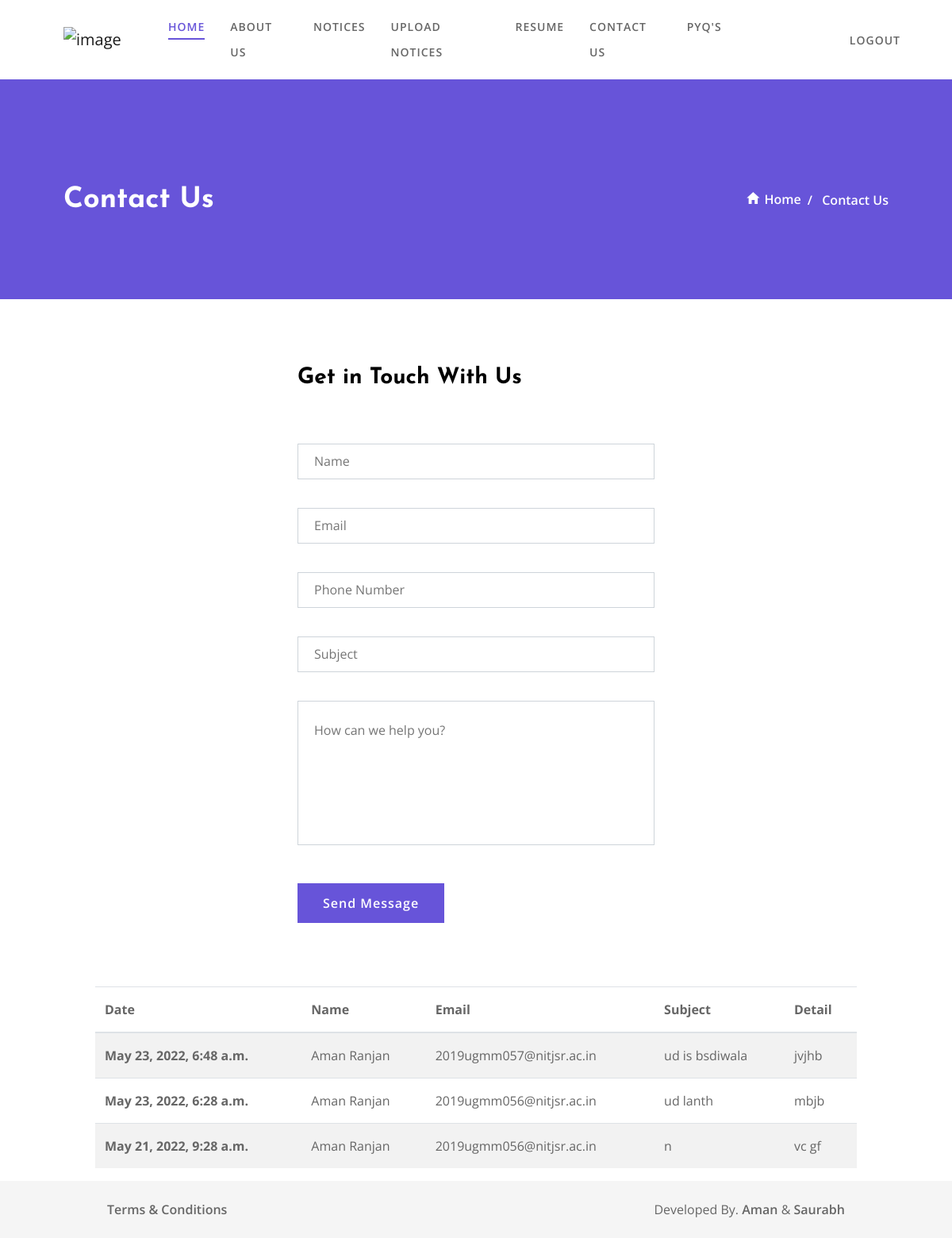
Page /contact (signed in) on the committed database.
### ud/models.py (models this page shows, shortened)
class CONTACT(models.Model):
    created = models.DateTimeField(auto_now_add=True)
    name = models.CharField(max_length=50, null=True)
    phone_regex = RegexValidator(
        regex=r'^\+?1?\d{9,15}$', message="Phone number must be entered in the format: '+999999999'. Up to 15 digits allowed.")
    phone_number = models.CharField(
        validators=[phone_regex], max_length=17, blank=True, null=True)
    email = models.EmailField(("email"), max_length=254, null=False)
    subject = models.CharField(max_length=300, null=True)
    detail = models.TextField(null=False)

### ud/views.py (the view)
# urls.py: path('contact', views.Contact, name='contact'),
def Contact(request):
    document = CONTACT.objects.all().order_by("-created")
    context = {'document': document}
    if request.method == "POST":
        name = request.POST.get('name')
        email = request.POST.get('email')
        phone_number = request.POST.get('phone_number')
        subject = request.POST.get('subject')
        detail = request.POST.get('detail')
        contact = CONTACT(name=name, phone_number=phone_number,
                          email=email, subject=subject, detail=detail)
        if contact.email[:8] == "2019ugmm" or contact.email[:8] == "2019UGMM" and contact.email[12:] == "nitjsr.ac.in" or contact.email[12:] == "NITJSR.AC.IN":
            contact.save()
            html_content = f'''
                <div style="font-family: Helvetica,Arial,sans-serif;min-width:1000px;overflow:auto;line-height:2">
                    <div style="margin:50px auto;width:80%;padding:20px 0">
                        <div style="border-bottom:1px solid #eee">
                        <a href="" style="font-size:1.4em;color: #46c894;text-decoration:none;font-weight:600">T&P CELL</a>
                        </div>
                        <p style="font-size:1.1em">Hi, i am {contact.name}  .</p>
                        <p>My email id is {contact.email} . </p>
                        <p>I have contacted you regarding {contact.subject} .</p>
                        <h3>Query</h3>
                        <p>{contact.detail}.</p>

                        <p style="font-size:0.9em;">Thank You</p>
                        <hr style="border:none;border-top:1.5px solid #eee" />
                    </div>
                </div>
                '''
            mail = EmailMessage(
                'T&P Cell',
                html_content,
                None,
                ['utkarshdeep635@gmail.com'],
            )
            mail.content_subtype = "html"
            mail.send()
        return render(request, 'ud/contact.html', context)
    else:
        return render(request, 'ud/contact.html', context)

### ud/templates/ud/contact.html (shortened to what this page needs)
{% extends 'ud/index.html' %} {% block content %}
<header id="header" class="header1">
  <div class="container-fluid">
    <div class="row align-items-center">
      <div class="col-lg-10">
        <nav class="navbar navbar-expand-lg navbar-light">
          <a class="navbar-brand" href="{% url 'home' %}">
            <img
              class="logo"
              src="https://www.nitjsr.ac.in/static/media/logo_new.c32b27e1.png"
              alt="image"
            />
          </a>
          <div class="collapse navbar-collapse" id="navbarNavDropdown">
            <ul class="navbar-nav ml-auto">
              <li class="nav-item">
                <a class="nav-link active" href="{% url 'home' %}">Home</a>
              </li>
              <li class="nav-item">
                <a class="nav-link" href="{% url 'home'%}">About Us</a>
              </li>
              <li class="nav-item">
                <a class="nav-link" href="{% url 'home'%}">Notices</a>
              </li>
              {% if request.user.is_authenticated %}
              <li class="nav-item">
                <a class="nav-link" href="{% url 'notice' %}">Upload Notices</a>
              </li>
              {%endif%}
              <li class="nav-item">
                <a class="nav-link" href="{% url 'resume'%}">Resume</a>
              </li>
              <li class="nav-item">
                <a class="nav-link" href="{%url 'contact'%}">Contact Us</a>
              </li>
              <li class="nav-item">
                <a class="nav-link" href="{% url 'pyqs'%}">PYQ's</a>
              </li>
            </ul>
          </div>
        </nav>
      </div>
      <div class="col-lg-2 text-right p-0">
        <ul class="login">
          {% if request.user.is_authenticated %}
          <li class="d-inline pl-3 pl-md-0">
            <a href="{% url 'logout'%}">Logout</a>
          </li>
          {%else%}
          <li class="d-inline pr-3 pr-md-2">
            <a href="{% url 'login'%}">Login</a>
          </li>
          {%endif%}
        </ul>
      </div>
    </div>
  </div>
</header>
<div class="breadcrumb-main">
  <div class="container-fluid">
    <div class="row align-items-center">
      <div class="col-auto mr-auto">
        <h2 class="iq-fw-8 text-white mb-0">Contact Us</h2>
      </div>
      <div class="col-auto text-right">
        <nav aria-label="breadcrumb">
          <ol class="breadcrumb">
            <li class="breadcrumb-item">
              <a href="{% url 'home' %}" class="iq-fw-6"
                ><i class="ion-android-home"></i>Home</a
              >
            </li>
            <li class="breadcrumb-item active iq-fw-6" aria-current="page">
              Contact Us
            </li>
          </ol>
        </nav>
      </div>
    </div>
  </div>
</div>
<div class="main-content">
  <section class="contact-info">
    <div class="container">
      <div class="row justify-content-between">
        <div class="col-lg-6">
          <div class="iq-contact">
            <h3 class="mb-5 font-weight-bold">Get in Touch With Us</h3>
            <form method="POST">
              <div class="contact-form">
                <div class="row">
                  <div class="col-sm-12">
                    <div class="section-field mt-3">
                      <input
                        class="require contact-first-name"
                        id="contact_name"
                        type="text"
                        placeholder="Name"
                        name="name"
                      />
                    </div>
                  </div>
                  <div class="col-sm-12">
                    <div class="section-field mt-3">
                      <input
                        class="require contact-email"
                        id="contact_email"
                        type="email"
                        placeholder="Email"
                        name="email"
                      />
                    </div>
                  </div>
                  <div class="col-lg-12 col-sm-12">
                    <div class="section-field mt-3">
                      <input
                        class="require contact-phone"
                        id="company_name"
                        type="text"
                        placeholder="Phone Number"
                        name="phone_number"
                      />
                    </div>
                  </div>
                  <div class="col-lg-12 col-sm-12">
                    <div class="section-field mt-3">
                      <input
                        class="require contact-phone"
                        id="company_name"
                        type="text"
                        placeholder="Subject"
                        name="subject"
                      />
                    </div>
                  </div>
                  <div class="col-lg-12 col-sm-12">
                    <div class="section-field textarea mt-3">
                      <textarea
                        id="contact_message"
                        class="input-message require contact-message"
                        placeholder="How can we help you?"
                        rows="5"
                        name="detail"
                      ></textarea>
                    </div>
                  </div>
                </div>
                <button
                  id="submit"
                  name="submit"
                  type="submit"
                  value="Send"
                  class="button pull-right mt-5 mb-5 mb-lg-0 contact-us-button"
                >
                  Send Message
                </button>
              </div>
            </form>
          </div>
        </div>
      </div>
    </div>
  </section>
</div>
{% if request.user.is_authenticated %}
<div class="main-content main1">
  <table class="table table-striped container">
    <thead>
      <tr>
        <th scope="col">Date</th>
        <th scope="col">Name</th>
        <th scope="col">Email</th>
        <th scope="col">Subject</th>
        <th scope="col">Detail</th>
      </tr>
    </thead>
    <tbody>
      {% for i in document %}
      <tr>
        <th scope="row">{{i.created}}</th>
        <td>{{i.name}}</td>
        <td>{{i.email}}</td>
        <td>{{i.subject}}</td>
        <td>{{i.detail}}</td>
      </tr>
      {% endfor %}
    </tbody>
  </table>
</div>
{%endif%} {% endblock content%}

### static/css/typography.css (style rules this page uses)
body { font-family: 'Open Sans', sans-serif; font-weight: normal; font-style: normal; font-size: 16px; line-height: 2em; color: #666666; }
a, .btn, .button { -webkit-transition: all 0.3s ease-out 0s; -moz-transition: all 0.3s ease-out 0s; -ms-transition: all 0.3s ease-out 0s; -o-transition: all 0.3s ease-out 0s; transition: all 0.3s ease-out 0s; }
a, button { outline: medium none !important; color: #6754d9; }
h1, h2, h3, h4, h5, h6 { margin-top: 0px; color: #000000; font-family: 'Josefin Sans', sans-serif; }
h2 { font-size: 36px; font-style: normal; line-height: 50px; }
h3 { font-size: 28px; font-style: normal; line-height: 38px; }
ul { margin: 0px; padding: 0px; }
section { padding: 80px 0; }
.container-fluid { padding:0 80px; }
.container { max-width:1170px; }
.iq-fw-6 { font-weight: 600; }
.iq-fw-8 { font-weight: 800; }
.form-control, textarea { border: 1px solid #dddddd; outline: none; box-shadow: inherit !important; border-radius: 0px !important; }
textarea { padding: 10px 0 0 10px; border-radius: .25rem; }
.text-white { color: #ffffff; }
.button { background: #6754d9; color: #ffffff; padding: 15px 30px; display: inline-block;border: 2px solid transparent; text-decoration: none !important; font-size: 16px; line-height: 16px; font-weight: 600;letter-spacing: 1px;cursor: pointer; }

### static/css/responsive.css (style rules this page uses)
@media (min-width:576px) { .container { max-width: 540px } }
@media (min-width:768px) { .container { max-width: 720px } }
@media (min-width:992px) { .container { max-width: 960px } }
@media (max-width:1399px) { .login li a { font-size: 14px; } }
@media (max-width:1399px) { header .navbar-light .navbar-nav .nav-item a { font-size: 14px; } }
@media (max-width:1365px) { header .navbar-light .navbar-nav .nav-item { margin: 0 16px; } }

### rows in the picture
CONTACT: created "May 23, 2022, 6:48 a.m.", name "Aman Ranjan", email "2019ugmm057@nitjsr.ac.in", subject "ud is bsdiwala", detail "jvjhb"
CONTACT: created "May 23, 2022, 6:28 a.m.", name "Aman Ranjan", email "2019ugmm056@nitjsr.ac.in", subject "ud lanth", detail "mbjb"
CONTACT: created "May 21, 2022, 9:28 a.m.", name "Aman Ranjan", email "2019ugmm056@nitjsr.ac.in", subject "n", detail "vc gf"
